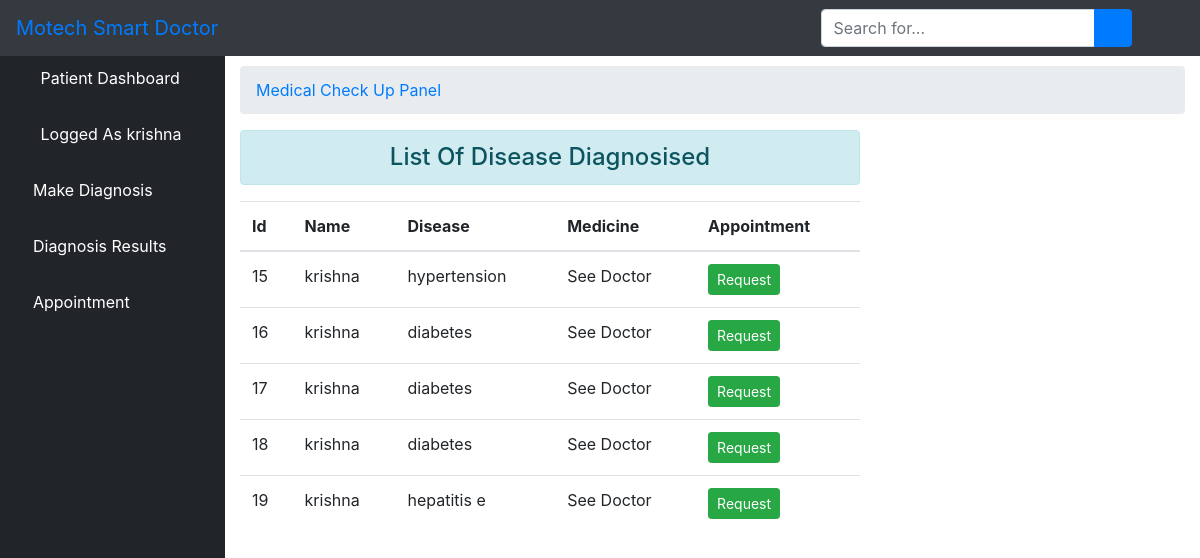
The page /result/ (signed in) on the database its author committed.
### core/models.py (models this page shows, shortened)
class User(AbstractUser):
    is_patient = models.BooleanField(default=False)
    is_doctor = models.BooleanField(default=False)
    phonenumber = models.CharField(max_length=200,null=True)

class Medical(models.Model):
    s1 = models.CharField(max_length=200)
    s2 = models.CharField(max_length=200)
    s3 = models.CharField(max_length=200)
    s4 = models.CharField(max_length=200)
    s5 = models.CharField(max_length=200)
    disease = models.CharField(max_length=200)
    medicine = models.CharField(max_length=200)
    patient = models.ForeignKey(User, related_name="patient", on_delete= models.CASCADE)
    doctor = models.ForeignKey(User, related_name="doctor", on_delete= models.CASCADE, null=True)
    created_on = models.DateTimeField(auto_now_add=True)

### core/views.py (the view)
# urls.py: path('result/', views.patient_result, name='result'),
def patient_result(request):
	user_id = request.user.id
	disease = Medical.objects.all().filter(patient_id=user_id)
	context = {'disease':disease, 'status':'1'}
	return render(request, 'patient/result.html', context)

### core/templates/patient/result.html (shortened to what this page needs)
{% extends 'patient/base.html' %}
{% block body %}
 <div id="content-wrapper">
        <div class="container-fluid">
            <ol class="breadcrumb">
                <li class="breadcrumb-item">
                    <a href="">Medical Check Up Panel</a>
                </li>
            </ol>
            <div class="row">
            <div class="col-sm-8">
                <h4 class="text-center alert alert-info">List Of Disease Diagnosised</h4>
                <table class="table table-hover">
                    <thead>
                        <tr>
                            <th scope="col">Id</th>
                            <th scope="col">Name</th>
                            <th scope="col">Disease</th>
                            <th scope="col">Medicine</th>
                            <th scope="col">Appointment</th>
                        </tr>
                    </thead>
                    <tbody id="tbody">
                        {% for d in disease %}
                        <tr>
                            <td>{{ d.id }}</td>
                            <td>{{ d.patient.username }}</td>
                            <td>{{ d.disease }}</td>
                            {% if d.medicine == "" %}
                            <td>Yet Recommended</td>
                            {% else %}
                            <td>{{ d.medicine }}</td>
                            {% endif %}
                            <td>
                                <input class="btn btn-success btn-sm btn_ment" type="button" data-sid="{{d.id}}" value="Request">
                            </td>
                        </tr>
                        {% endfor %}
                    </tbody>
                </table>
            </div>
            </div>
        </div>
        </div>
{% endblock %}

### core/templates/patient/base.html (shortened to what this page needs)
{% load static %}
<!DOCTYPE html>
<html>
<head>
    <link rel="stylesheet" href="{% static 'core/css/bootstrap/four/bootstrap.css' %}">
    <link href="{% static 'core/css/sb-admin.css' %}" rel="stylesheet">
    <link href="{% static 'core/css/fontawesome-free/css/all.min.css' %}" rel="stylesheet" type="text/css">
</head>
<body id="page-top">
<nav class="navbar navbar-expand navbar-dark bg-dark fixed-top">
    <a class="navbar-brand mr-1 text-primary" href="">Motech Smart Doctor</a>
    <button class="btn btn-link btn-sm text-white order-1 order-sm-0" id="sidebarToggle" href="#">
        <i class="fas fa-bars"></i>
    </button>
    <form class="d-none d-md-inline-block form-inline ml-auto mr-0 mr-md-3 my-2 my-md-0">
        <div class="input-group">
            <input type="text" class="form-control" placeholder="Search for..." aria-label="Search" aria-describedby="basic-addon2">
            <div class="input-group-append">
                <button class="btn btn-primary" type="button">
                    <i class="fas fa-search"></i>
                </button>
            </div>
        </div>
    </form>
    <ul class="navbar-nav ml-auto ml-md-0">
        <li class="nav-item dropdown no-arrow">
            <a class="nav-link dropdown-toggle" href="#" id="userDropdown" role="button" data-toggle="dropdown" aria-haspopup="true" aria-expanded="false">
                <i class="fas fa-user-circle fa-fw text-primary"></i>
            </a>
        </li>
    </ul>
</nav>
<div id="wrapper" style="padding-top: 50px">
<ul class="sidebar navbar-nav">
    <li class="nav-item active">
        <a class="nav-link" href="{% url 'patient' %}">
            <i class="fas fa-fw fa-tachometer-alt"></i>
            <span>Patient Dashboard</span>
        </a>
    </li>
    <li class="nav-item active">
        <a class="nav-link" href="">
            <i class="fas fa-user-circle fa-fw text-primary"></i>
            <span>Logged As {{ user.username }}</span>
        </a>
    </li>
    {% if status == '1' %}
     <li class="nav-item">
        <a class="nav-link" href="{% url 'diagnosis' %}">
            <i class="fas fa-microscope text-primary"></i>
            <span style="color: white">Make Diagnosis</span>
        </a>
    </li>
    <li class="nav-item">
        <a class="nav-link" href="{% url 'result' %}">
            <i class="fas fa-pager text-primary"></i>
            <span style="color: white">Diagnosis Results</span>
        </a>
    </li>
    <li class="nav-item">
        <a class="nav-link" href="{% url 'ment_list' %}">
            <i class="fas fa-calendar text-primary"></i>
            <span style="color: white">Appointment</span>
        </a>
    </li>
    {% endif %}
</ul>
    {% block body %}{% endblock %}
</div>

### rows shown on the page
User: username "krishna"
Medical: id "15", patient.username "krishna", disease "hypertension", medicine "See Doctor"
Medical: id "16", patient.username "krishna", disease "diabetes", medicine "See Doctor"
Medical: id "17", patient.username "krishna", disease "diabetes", medicine "See Doctor"
Medical: id "18", patient.username "krishna", disease "diabetes", medicine "See Doctor"
Medical: id "19", patient.username "krishna", disease "hepatitis e", medicine "See Doctor"
